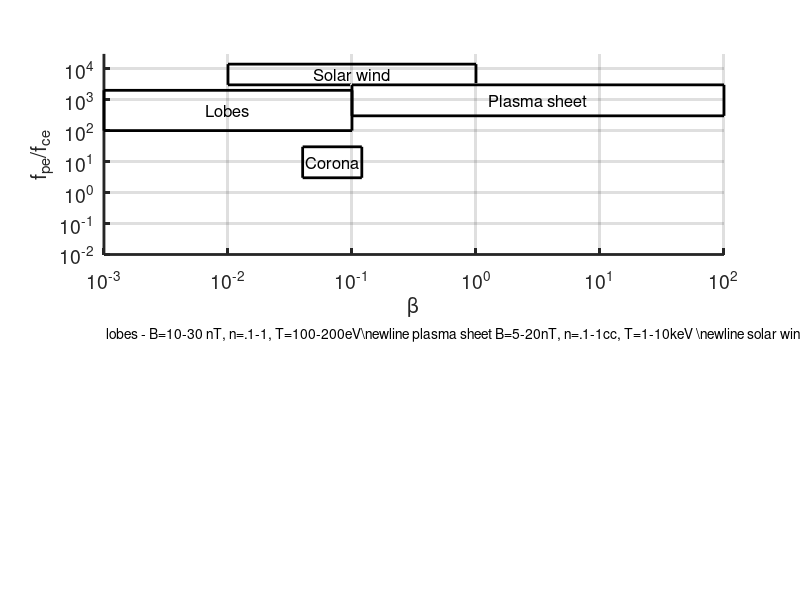

This chart was generated by the following MATLAB code:
% plot figure showing typical plasma densities and temperatures
% expected by Xscale 
function Xscale_beta

beta_range=[1e-3 1e2]; % plasma beta
fcefpe_range=[1e-2 3e4]; % fce/fpe

figure(1);
set(1,'Position',[0 0 600 1000]);
clf;
h=subplot(2,1,1);
set(gca,'xscale','log','xlim',beta_range);
set(gca,'yscale','log','ylim',fcefpe_range);
color_order=[0 0 0;1 0 0;0 0 1;0 0.6 0; 1 0 1];
set(gca,'linewidth',2,'MinorGridLineStyle','none','FontSize',14, ...
    'ColorOrder',color_order);
grid on;hold on;
ylabel('f_{pe}/f_{ce}');
xlabel('\beta');

text_square([.001 0.1],[100 2e3],1,[1 0.6 0.6],{'Lobes'})
text_square([.1 100],[300 3e3],1,[0.7 0.7 1],{'Plasma sheet'})
text_square([.01 1],[3e3 14e3],0.9,[0.8 1 0.7],{'Solar wind'})
text_square([.04 0.12],[3 30],0.8,[1 0.8 0.8],{'Corona'})
%text_square([.015 0.1],[20 200],1,'y',{'Reconnection','','\beta<<1','lobes'})

% info line
ht=text(beta_range(1)*1.1,fcefpe_range(2)*0.95,['generated by Xscale\_beta.m ' datestr(now)] );
set(ht,'fontsize',6,'horizontalalignment','left','verticalalignment','top');

%title('Cross-Scale science in different plasmas');
subplot(2,1,2);axis off
plasmainfo=' lobes - B=10-30 nT, n=.1-1, T=100-200eV\newline ';
plasmainfo=[plasmainfo 'plasma sheet B=5-20nT, n=.1-1cc, T=1-10keV \newline '];
plasmainfo=[plasmainfo 'solar wind B=2-5nT, n=1-4cc, T=1-10eV \newline '];
plasmainfo=[plasmainfo 'corona B=10^6nT, n=10^9cc, T=100-300eV \newline '];
text(0,1,plasmainfo)

% -----------------------------------------
function [hp,ht]=text_square(xint,yint,z,color,textit)
hp=patch([xint(1) xint(2) xint(2) xint(1)], [yint(1) yint(1) yint(2) yint(2)],[z z z z], color);
set(hp,'FaceAlpha',0,'LineWidth',2)
ht=text(sqrt(xint(1)*xint(2)),sqrt(yint(1)*yint(2)),z,textit);
set(ht,'fontsize',12,'HorizontalAlignment','center','VerticalAlignment','middle','interpreter','tex');
end
end